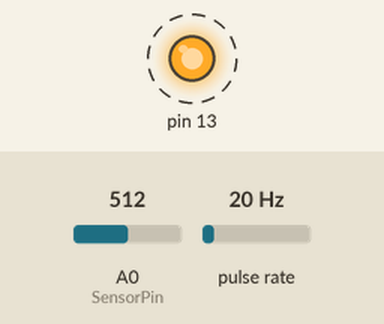
A sketch run on a simulated Arduino Uno, built with avr-gcc and run on an emulated ATmega328P. Shown: output pins drawn as LEDs (lit = HIGH). Wiring (inferred from the names in the program): pulse sensor: data pin 2. Dashed ring = blinking. Inputs (shaded band) come from the test bench; at power-on: A0 (SensorPin) = 512, pulse rate 20 Hz. What the sketch prints to the serial monitor is not drawn.

Above: at 0.5 s.
Timing chart, 0 to 3.0 s (numbered marks = the images above):
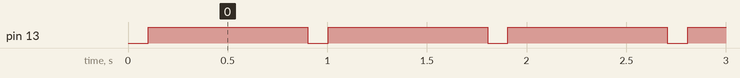

Measured:
- by itself, pin 13: alternates HIGH for 0.80 s and LOW for 0.10 s

The sketch:

codnou.ino
```cpp
#define SensorPin 0          // the pH meter Analog output is connected with the Arduino’s Analog
unsigned long int avgValue;  //Store the average value of the sensor feedback
float b;
int buf[10],temp;
 volatile int flow_frequency; // Measures flow sensor pulses
unsigned int l_hour; // Calculated litres/hour
unsigned char flowsensor = 2; // Sensor Input
unsigned long currentTime;
unsigned long cloopTime;
void flow () // Interrupt function
{
   flow_frequency++;
}
void setup()
{
  pinMode(13,OUTPUT);
  Serial.begin(9600);
    digitalWrite(8, HIGH);
   digitalWrite(flowsensor, HIGH); // Optional Internal Pull-Up
   Serial.begin(9600);
   attachInterrupt(0, flow, RISING); // Setup Interrupt
   sei(); // Enable interrupts
   currentTime = millis();
   cloopTime = currentTime;
  Serial.println("Ready");    //Test the serial monitor
}
void loop()
{
  static unsigned long samplingTime = millis();
  static unsigned long printTime = millis();
  static float pHValue,voltage;
  currentTime = millis();
   // Every second, calculate and print litres/hour
   if(currentTime >= (cloopTime + 800))
   {
      cloopTime = currentTime; // Updates cloopTime
      // Pulse frequency (Hz) = 7.5Q, Q is flow rate in L/min.
      l_hour = (flow_frequency * 60 / 7.5); // (Pulse frequency x 60 min) / 7.5Q = flowrate in L/hour
      flow_frequency = 0; // Reset Counter
      Serial.print(l_hour, DEC); // Print litres/hour
      Serial.println(" L/hour");
   }
  for(int i=0;i<10;i++)       //Get 10 sample value from the sensor for smooth the value
  {
    buf[i]=analogRead(SensorPin);
    delay(10);
  }
  for(int i=0;i<9;i++)        //sort the analog from small to large
  {
    for(int j=i+1;j<10;j++)
    {
      if(buf[i]>buf[j])
      {
        temp=buf[i];
        buf[i]=buf[j];
        buf[j]=temp;
      }
    }
  }
  avgValue=0;
  for(int i=2;i<8;i++)                      //take the average value of 6 center sample
    avgValue+=buf[i];
  float phValue=(float)avgValue*5.0/1024/6; //convert the analog into millivolt
  phValue=3.5*phValue+1;                      //convert the millivolt into pH value
  Serial.print("    pH:");
  Serial.print(phValue,2);
  Serial.println(" ");
  digitalWrite(13, HIGH);
  delay(800);
  digitalWrite(13, LOW);

}
double avergearray(int* arr, int number){
  int i;
  int max,min;
  double avg;
  long amount=0;
  if(number<=0){
    Serial.println("Error number for the array to avraging!/n");
    return 0;
  }
  if(number<5){   //less than 5, calculated directly statistics
    for(i=0;i<number;i++){
      amount+=arr[i];
    }
    avg = amount/number;
    return avg;
  }else{
    if(arr[0]<arr[1]){
      min = arr[0];max=arr[1];
    }
    else{
      min=arr[1];max=arr[0];
    }
    for(i=2;i<number;i++){
      if(arr[i]<min){
        amount+=min;        //arr<min
        min=arr[i];
      }else {
        if(arr[i]>max){
          amount+=max;    //arr>max
          max=arr[i];
        }else{
          amount+=arr[i]; //min<=arr<=max
        }
      }//if
    }//for
    avg = (double)amount/(number-2);
  }//if
  return avg;
}
```
